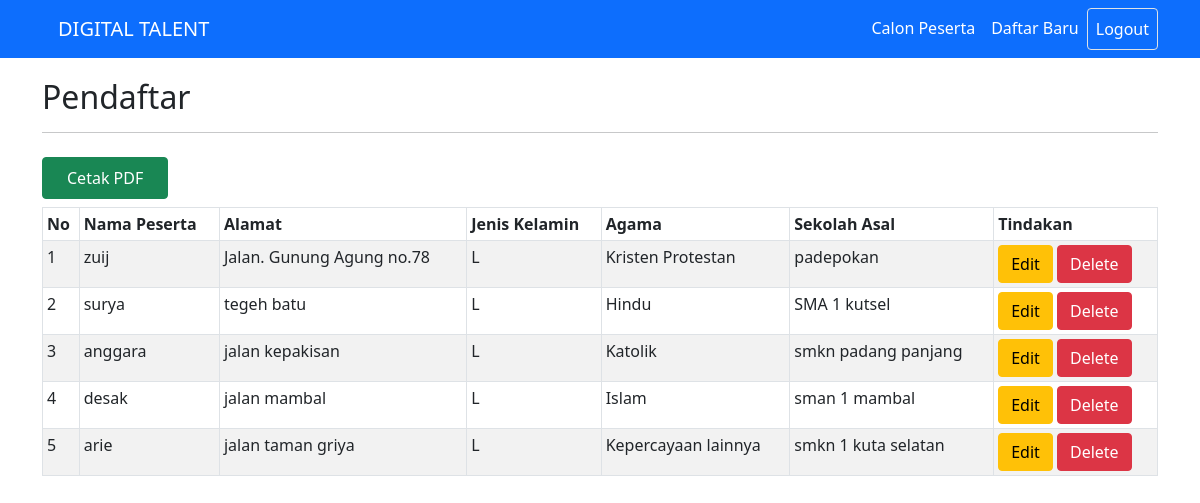
/index.php?fungsi=read (signed in), run on the app's committed database.
### tables this page shows
CREATE TABLE `tb_siswa` (
  `id_peserta` int(11) NOT NULL,
  `nama_peserta` varchar(50) NOT NULL,
  `alamat` varchar(150) NOT NULL,
  `jenis_kelamin` enum('L','P') NOT NULL,
  `agama` varchar(50) NOT NULL,
  `sekolah_asal` varchar(50) NOT NULL
);

### index.php (the view, shortened to what this page needs)
<!DOCTYPE html>
<html>
<head>
    <link rel="stylesheet" href="assets/bootstrap.min.css" />
    <link rel="stylesheet" href="assets/style.css" />
</head>
<body>
    <nav class=" navbar navbar-expand-lg navbar-dark bg-primary">
        <div class="container">
            <a class="navbar-brand p-0" href="#">
                <a class="navbar-brand" href="index.php">DIGITAL TALENT</a>
            </a>
            <div class="collapse navbar-collapse" id="navbarNav">
                <ul class="navbar-nav ms-auto text-center">
                    <li class="nav-item">
                        <a class="nav-link text-white" href="index.php?fungsi=read">Calon Peserta</a>
                    </li>
                    <li class="nav-item">
                        <a class="nav-link text-white" href="index.php?fungsi=create">Daftar Baru</a>
                    </li>
                    <li class="nav-item">
                        <a class="nav-link text-white border rounded" href="logout.php">Logout</a>
                    </li>
                </ul>
            </div>
        </div>
    </nav>
    <?php
    include('koneksi.php');
    if (isset($_GET['fungsi'])){
        switch($_GET['fungsi']){
            case "read":
                read($db);
                break;
        }
    } else {
            mainpage();
    }
    ?>
    <?php
    function read($db){
        echo'
        <div class="container" style="margin-top:20px">
            <h2>Pendaftar</h2>
            <hr>
            <a class="btn btn-success px-4 py-2 my-2 cetak" onclick="cetak()">Cetak PDF</a>
            <table class="table table-striped table-hover table-sm table-bordered">
                <thead>
                    <tr>
                        <th>No</th>
                        <th>Nama Peserta</th>
                        <th>Alamat</th>
                        <th>Jenis Kelamin</th>
                        <th>Agama</th>
                        <th>Sekolah Asal</th>
                        <th class="aksi">Tindakan</th>
                    </tr>
                </thead>
            <tbody>';
                $sql = "SELECT * FROM tb_siswa";
                $query = mysqli_query($db, $sql);
                if(mysqli_num_rows($query) > 0){
                    $no=1;
                    while($data = mysqli_fetch_assoc($query)){
                        echo '
                        <tr>
                            <td>'.$no.'</td>
                            <td>'.$data['nama_peserta'].'</td>
                            <td>'.$data['alamat'].'</td>
                            <td>'.$data['jenis_kelamin'].'</td>
                            <td>'.$data['agama'].'</td>
                            <td>'.$data['sekolah_asal'].'</td>
                            <td class="aksi">
                                <a href="index.php?fungsi=update&id_peserta='.$data['id_peserta'].'" class="btn btn-warning">Edit</a>
                                <a href="index.php?fungsi=delete&id_peserta='.$data['id_peserta'].'" class="btn btn-danger" onclick="return confirm(\'Yakin ingin menghapus data ini?\')">Delete</a>
                            </td>
                        </tr>';
                        $no++;
                    }
                }else{
                    echo
                    '<tr>
                        <td colspan="6">Tidak ada data.</td>
                    </tr>';
                }
                    echo
            '<tbody>
        </table>
    </div>';
    }
        ?>
</body>
</html>

### assets/style.css (style rules this page uses)
body { margin: 0; padding: 0; overflow-x: hidden; }

### data on the page
tb_siswa: nama_peserta "zuij", alamat "Jalan. Gunung Agung no.78", jenis_kelamin "L", agama "Kristen Protestan", sekolah_asal "padepokan"
tb_siswa: nama_peserta "surya", alamat "tegeh batu", jenis_kelamin "L", agama "Hindu", sekolah_asal "SMA 1 kutsel"
tb_siswa: nama_peserta "anggara", alamat "jalan kepakisan", jenis_kelamin "L", agama "Katolik", sekolah_asal "smkn padang panjang"
tb_siswa: nama_peserta "desak", alamat "jalan mambal", jenis_kelamin "L", agama "Islam", sekolah_asal "sman 1 mambal"
tb_siswa: nama_peserta "arie", alamat "jalan taman griya", jenis_kelamin "L", agama "Kepercayaan lainnya", sekolah_asal "smkn 1 kuta selatan"
